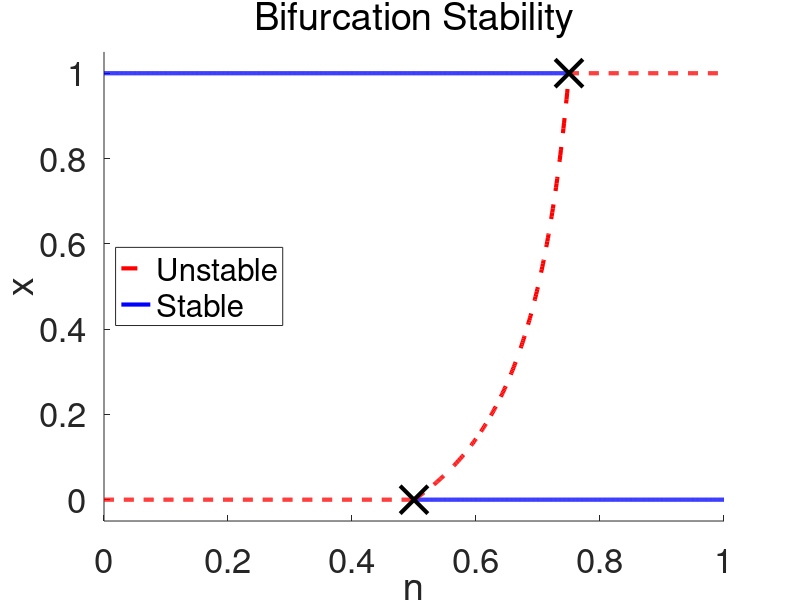

The MATLAB script that drew this image:
n = 0:0.001:1;
x1 = (1-2*n)./(6*n-5);
x2 = zeros(size(n));
x3 = ones(size(n));

figure;
hold on;

plot(n(n<0.5), x2(n<0.5), '--r', 'LineWidth', 3); %x=0
plot(n(n>=0.5), x2(n>=0.5), '-b', 'LineWidth', 3);

plot(n(n<0.75), x3(n<0.75), '-b', 'LineWidth', 3); %x=1
plot(n(n>=0.75), x3(n>=0.75), '--r', 'LineWidth', 3);

x1(x1>1.1)=NaN;
x1(x1<-0.1)=NaN;

plot(n(n>=0.5 & n<=0.75), x1(n>=0.5 & n<=0.75), '--r', 'LineWidth', 3);

plot(0.5, 0,'x','Markersize', 20, 'Color', 'k', 'LineWidth', 3);
plot(0.75, 1,'x','Markersize', 20, 'Color', 'k', 'LineWidth', 3);

xlabel('n');
ylabel('x');
title('Bifurcation Stability', 'FontWeight', 'normal');
ylim([-0.05 1.05]);
set(gca, 'FontSize', 25);
legend('Unstable', 'Stable', 'Location', 'west');
